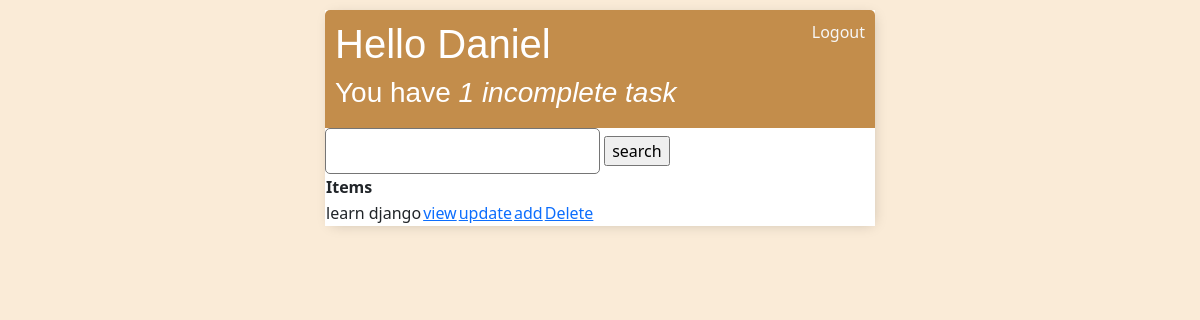
The app's page / (signed in), older data.
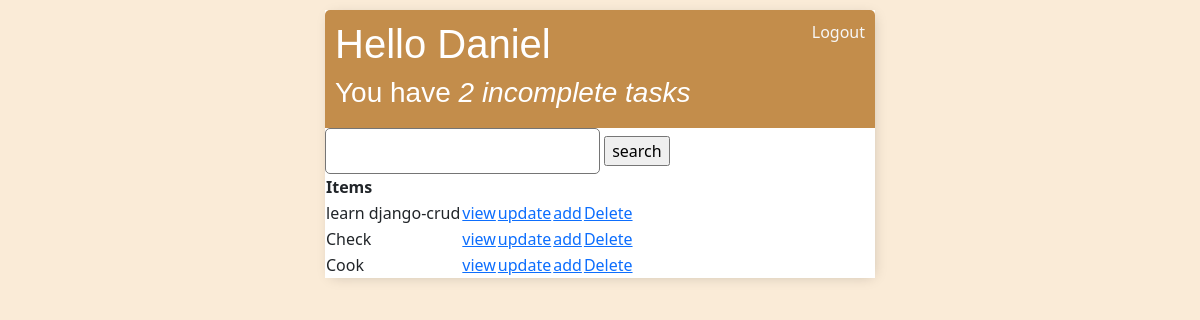
The same page, newer data.
### todoapp/models.py (models this page shows, shortened)
class Task(models.Model):
    user = models.ForeignKey(User, on_delete=models.CASCADE, null=True, blank=True)
    title = models.CharField(max_length=200, null=True)
    description = models.TextField(null=True)
    complete = models.BooleanField(default=False)
    created = models.DateTimeField(auto_now_add=True)
    class Meta:
        ordering = ['complete']

### todoapp/views.py (the view)
# urls.py: path('', TaskList.as_view(), name='task' ),
class TaskList(LoginRequiredMixin, ListView):
    model = Task
    context_object_name = 'tasks'
    def get_context_data(self, **kwargs):
        context = super().get_context_data(**kwargs)
        context['tasks'] = context['tasks'].filter(user=self.request.user)
        context['count'] = context['tasks'].filter(complete=False).count()
        search_input = self.request.GET.get('search') or ''
        if search_input:
            context['tasks'] = context['tasks'].filter(title__icontains = search_input)
            context['search_input'] = search_input
        return context

### todoapp/templates/todoapp/task_list.html
{% extends 'todoapp/main.html'%}
{%block content%}
   <div class="container-custom">
    <div class="header-bar">
        <div>
            <h1>Hello {{ request.user|title }}</h1>
            <h3>You have <i>{{ count }} incomplete task{{ count|pluralize:'s' }}</i></h3>
        </div>
        {% if request.user.is_authenticated %}
        <a href="{% url 'logout' %}">Logout</a>
        {% else %}
        <a href="{% url 'login' %}">Login</a>
    {% endif %}
    </div>
        <form action="" method="get">
        <input type="text" name="search">
        <input type="submit" value="search">
    </form>
    <table>
        <tr>
            <th>Items</th>
        </tr>
            {% for task in tasks%}
        <tr>
            <td>
               {{task.title}}
            </td>
            <td><a href="{% url 'task_detail' task.id %}">view</a></td>
            <td><a href="{% url 'task-update' task.id%}">update</a></td>
            <td><a href="{% url 'task-create'%}">add</a></td>
            <td><a href="{% url 'task-delete' task.id%}">Delete</a></td>
        </tr>
        {%empty%}
        <h3>No tasks</h3>
        <a href="{% url 'task-create' %}">Create task</a>
        {%endfor%}
    </table>
   </div>
{%endblock content%}

### todoapp/templates/todoapp/main.html (shortened to what this page needs)
<!DOCTYPE html>
<html lang="en">
<head>
    <link href="https://cdn.jsdelivr.net/npm/bootstrap@5.3.0-alpha3/dist/css/bootstrap.min.css" rel="stylesheet">
</head>
{% load static %}
<body>
        {% block content %}
        {% endblock content %}
</body>
</html>

### todoapp/templates/todoapp/main.html (style rules this page uses)
body { background-color: antiquewhite; padding-top: 10px; }
.container-custom { max-width: 550px; margin: auto; background-color: #fff; -webkit-box-shadow: 2px 2px 13px -4px rgba(0, 0, 0, 0.21); box-shadow: 2px 2px 13px -4px rgba(0, 0, 0, 0.21); }
.header-bar { display: flex; justify-content: space-between; color: #fff; padding: 10px; border-radius: 5px 5px 0 0; background-color: rgba(173, 99, 8, 0.726); }
h1, h2, h3, h4, h5, h6 { font-family: 'Raleway', sans-serif; }
.header-bar a { color: rgb(247, 247, 247); text-decoration: none; }
input[type=text], input[type=password], textarea { border: 1px solid #757575; border-radius: 5px; padding: 10px; width: 50%; }
::placeholder { font-weight: 300; opacity: 0.5; }

Row changes from the older to the newer data that the page shows:
changed Task: title "learn django" → "learn django-crud"
added Task: title "Check"
added Task: title "Cook"
Text that changed along with them:
{{ count }}: "1" → "2"
